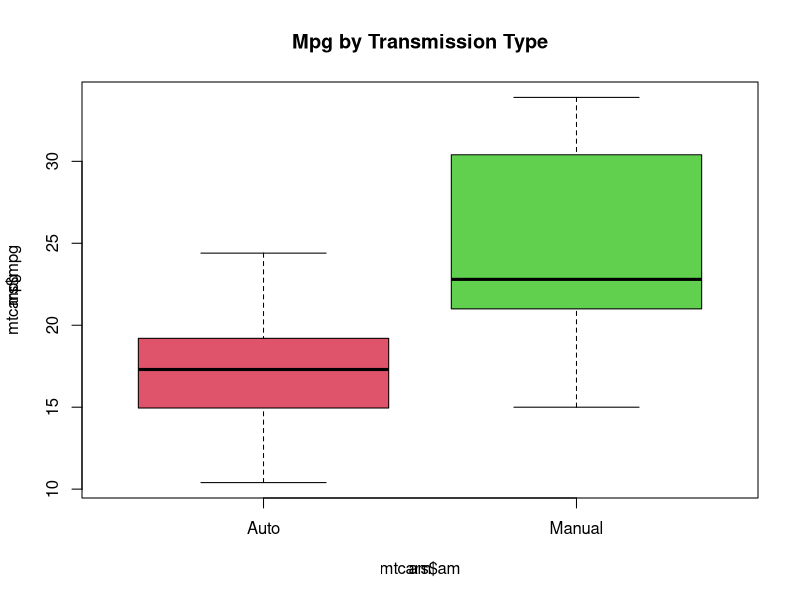
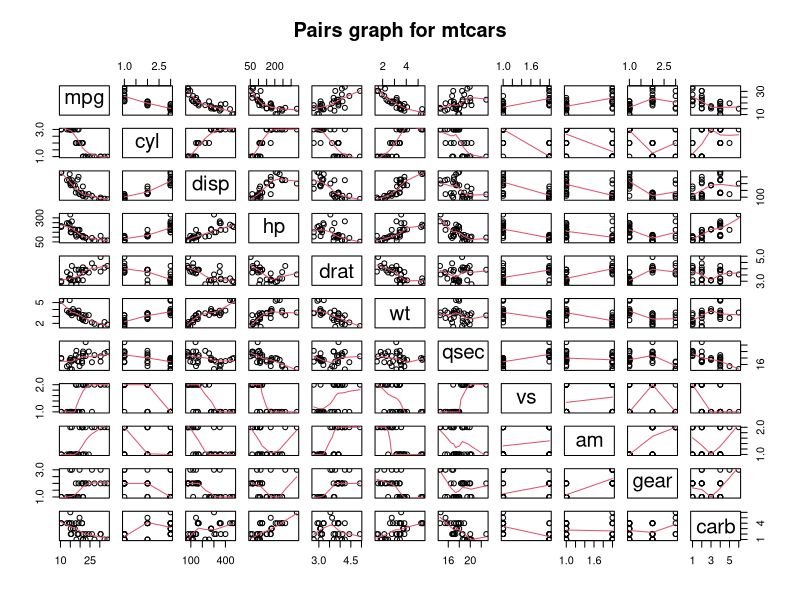
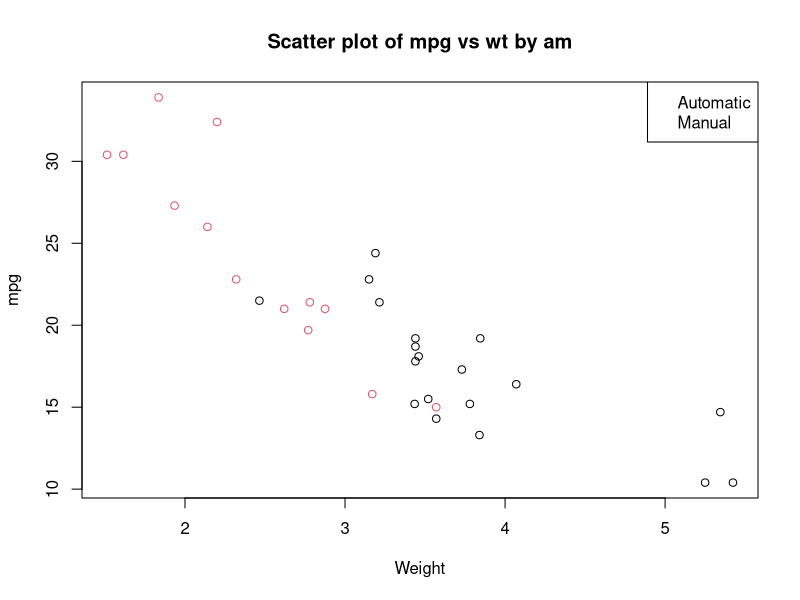
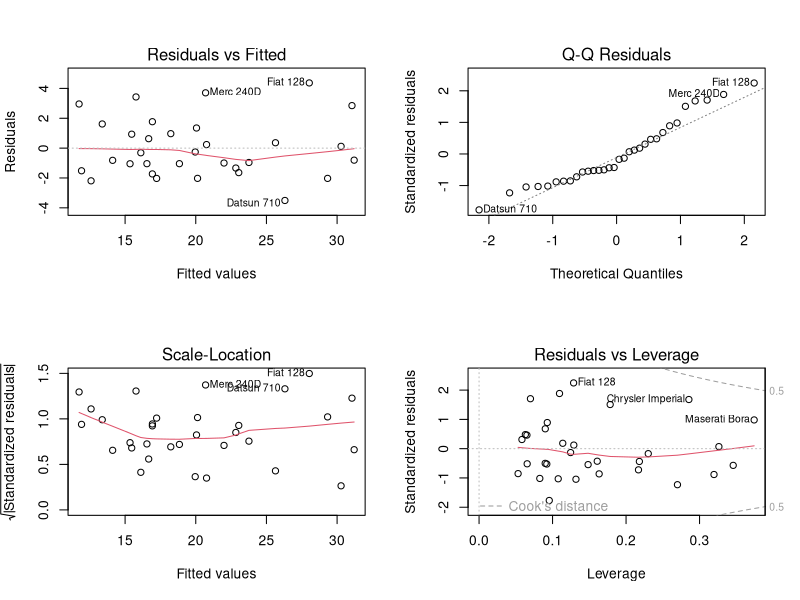
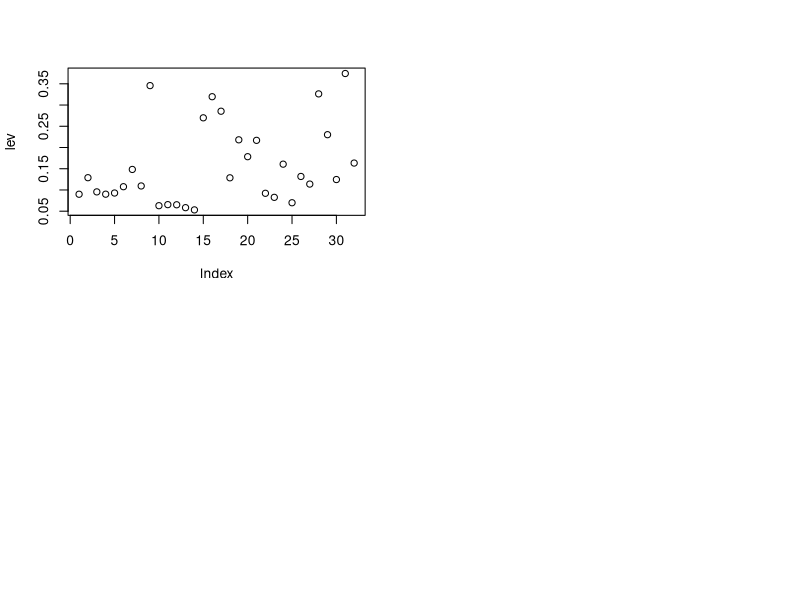

R code for these plots, in order:
## ---- chunk 1
data(mtcars)
head(mtcars)

## ---- chunk 2
mtcars$cyl <- factor(mtcars$cyl)
mtcars$vs <- factor(mtcars$vs)
mtcars$am <- factor(mtcars$am)
mtcars$gear <- factor(mtcars$gear)
mtcars$carb <- factor(mtcars$carb)
levels(mtcars$am) <- c("Auto", "Manual")

## ---- chunk 3
t_test <- t.test(mtcars$mpg ~ mtcars$am)
t_test

## ---- chunk 4

allmodel <- lm(mpg ~ ., data=mtcars)
summary(allmodel)

## ---- chunk 5

stepmodel <- step(allmodel, k=log(nrow(mtcars)))
summary(stepmodel)

## ---- chunk 6

intmodel <- lm(mpg ~ wt + qsec + am + wt:am, data=mtcars)
summary(intmodel)

## ---- chunk 7

simplemodel <-lm(mpg ~ am, data=mtcars)
summary(simplemodel)

## ---- chunk 8
influence <- dfbetas(intmodel)
summary(influence)

## ---- chunk 9
influence[sum(abs(influence)>1)]

## ---- chunk 10

boxplot(mtcars$mpg ~ mtcars$am, col=c(2,3), plot=TRUE)
title(main = "Mpg by Transmission Type", xlab = "am", ylab = "mpg")

pairs(mtcars, panel = panel.smooth, main = "Pairs graph for mtcars")

plot(mtcars$wt, mtcars$mpg, col = mtcars$am, xlab = "Weight", ylab = "mpg")
title(main = "Scatter plot of mpg vs wt by am")
legend("topright", c("Automatic", "Manual"), col = 1:2)

par(mfrow = c(2, 2))
plot(intmodel)

lev <- hat(model.matrix(intmodel))
plot(lev)
  
